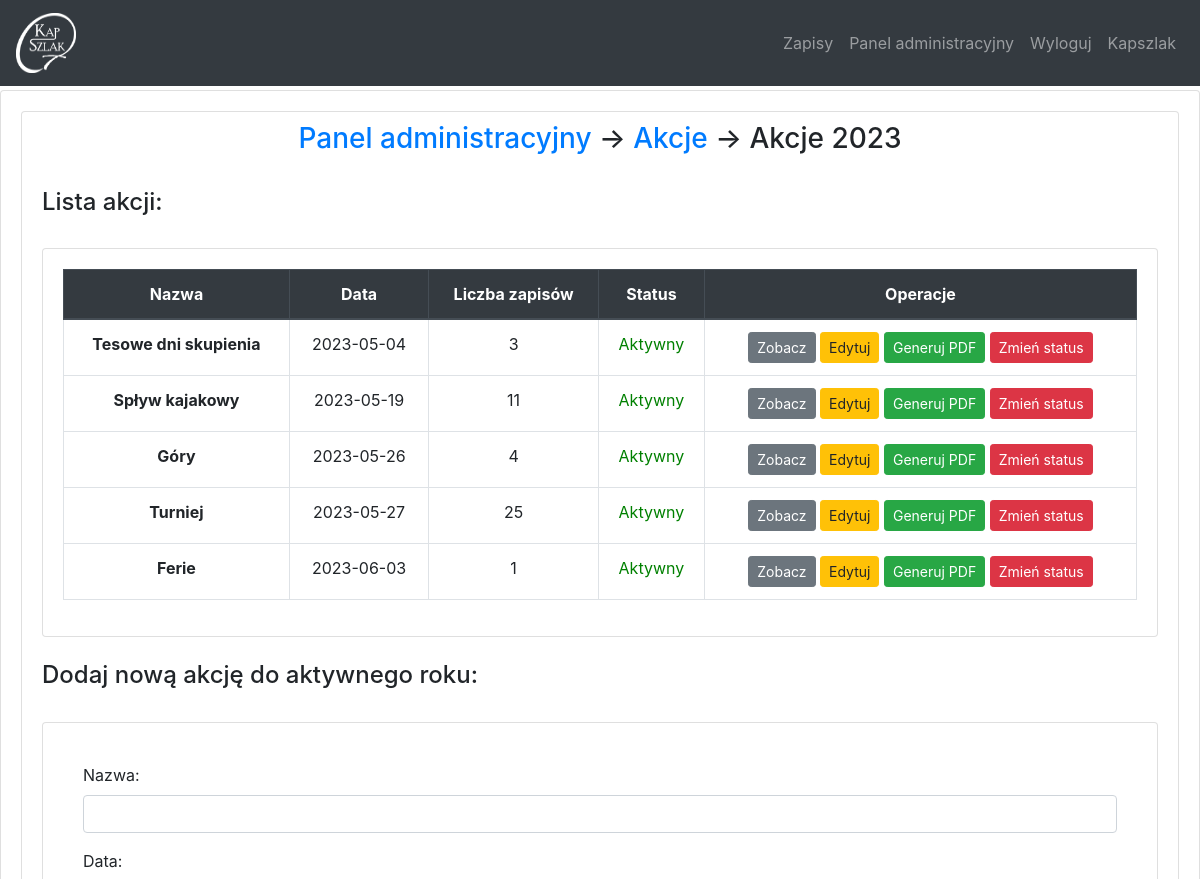
Page /dashboard/edityear (signed in, upper part) on the earlier database version.
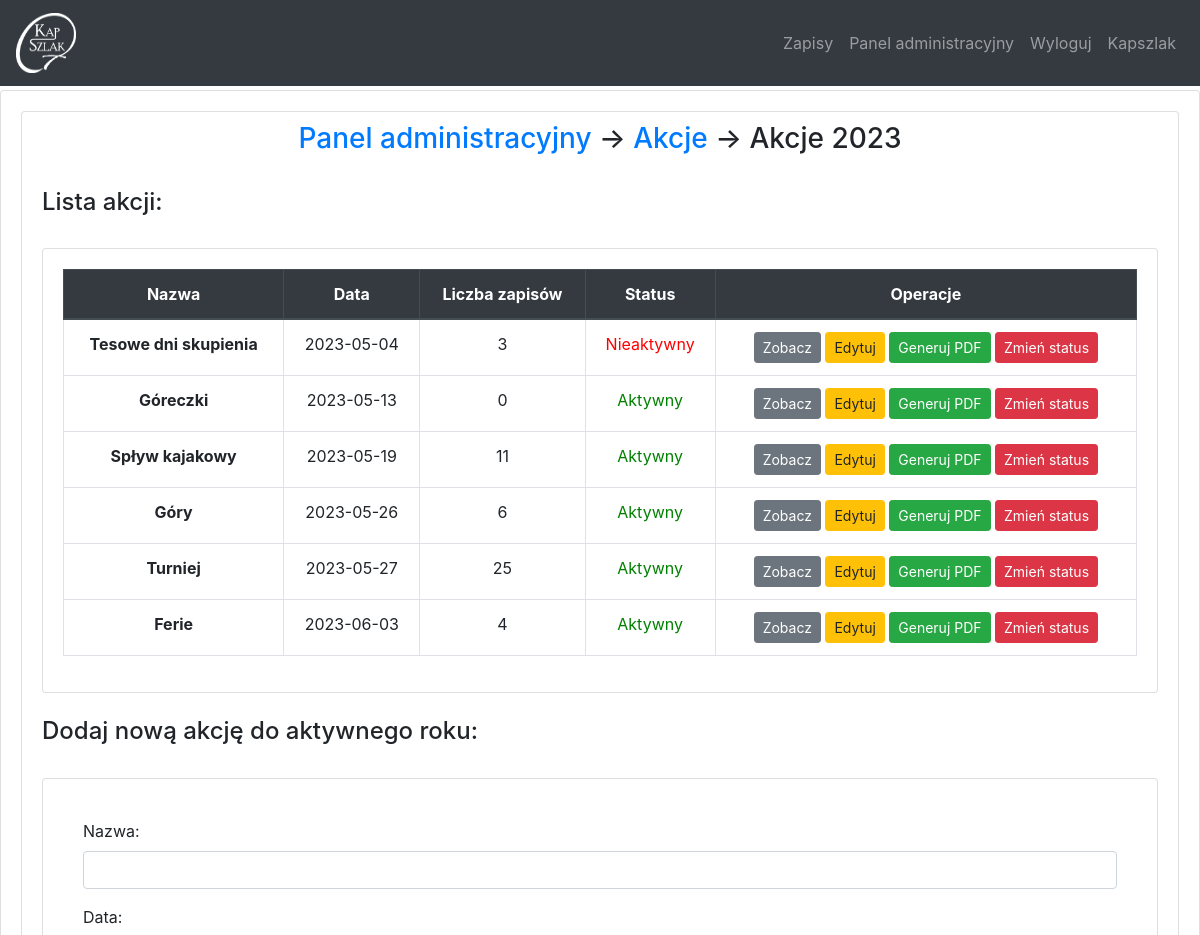
Same page on the later database version.
### website/models.py (models this page shows)
class Year(db.Model):
    id = db.Column(db.Integer, primary_key=True)
    name = db.Column(db.String(300))
    event_num = db.Column(db.Integer)
    is_active = db.Column(db.Boolean, default=True, nullable=False)
    first_add = db.Column(db.Boolean, default=False, nullable=False)
    events = db.relationship('Events', backref='year')

class Events(db.Model):
    id = db.Column(db.Integer, primary_key=True)
    year_id = db.Column(db.Integer, db.ForeignKey('year.id'))
    signup = db.relationship('Signup', backref='events')
    name = db.Column(db.String(300))
    date  = db.Column(db.Date)
    temp_id = db.Column(db.Integer)
    is_active = db.Column(db.Boolean, default=True, nullable=False)
    mail_temp = db.Column(db.String(1000))

### website/views.py (the view)
@views.route('/dashboard/edityear', methods=['GET', 'POST'])
@login_required
def edit_year():
    years = Year.query.all()
    if years:
        for item in years:
            if item.is_active:
                year = item
        if year.is_active:
            lst_events = year.events
            lst_events = sorted(lst_events, key=lambda event: event.date)
            if request.method == 'POST':
                tup = db_new_event(year)
                if tup[0]:
                    return redirect(url_for('views.edit_year'))
                else:
                    return render_template('edityear.html', years=Year.query.all(), year=year, user=current_user, lst_events=lst_events, backup=tup[1])
            return render_template('edityear.html', years=Year.query.all(), year=year, user=current_user, lst_events=lst_events)
        else:
            flash('Brak aktywnej listy akcji', category='error')
            return redirect(url_for('views.add_year'))
    else:
        flash('Najpierw dodaj rok', category='error')
        return redirect(url_for('views.add_year'))

### website/templates/edityear.html (shortened to what this page needs)
{% extends "base.html" %}
{% block content %}
	{% if year %}
<div class="card">
	<div class="card-body">
		<div class="card">
			   <h3 class="card-title" align="center"><a href ='/dashboard'>Panel administracyjny</a> -> <a href='/dashboard/events'>Akcje</a> -> {{ year.name }}</h3>
		  	<div class="card-body">
		  		<h4>Lista akcji:</h4><br>
				  <div class="card">
				    <div class="card-body">
				      <table class="table table-bordered">
                          <thead class="thead-dark" align="center">
                            <tr>
                              <th scope="col">Nazwa</th>
                              <th scope="col">Data</th>
                              <th scope="col">Liczba zapisów</th>
                              <th scope="col">Status</th>
                              <th scope="col">Operacje</th>
                            </tr>
                          </thead>
                          <tbody align="center">
                          {% for event in lst_events%}
                            <tr>
                              <th scope="row">{{ event.name }}</th>
                              <td>{{ event.date }}</td>
                              <td>{{ event.signup|length }}</td>
                              <td>{% if event.is_active %}<font color="green">Aktywny</font>{% else %}<font color="red">Nieaktywny{% endif %}</font></td>
                              <td><a href="/dashboard/eventview?event_id={{ event.id }}"><button type="button" class="btn btn-secondary btn-sm">Zobacz</button></a>
							  <a href="/dashboard/editevent?event_id={{ event.id }}"><button type="button" class="btn btn-warning btn-sm">Edytuj</button></a>
							  <a href="/pdf?event_id={{ event.id }}"><button type="button" class="btn btn-success btn-sm">Generuj PDF</button></a>
							  <a href="/event-status/{{ event.id }}"><button type="button" class="btn btn-danger btn-sm">Zmień status</button></a>
							  </td>
                            </tr>
                            {% endfor %}
                          </tbody>
                        </table>
					</div>
				</div>
				<br>
				<h4>Dodaj nową akcję do aktywnego roku:</h4><br>
				  <div class="card">
				    <div class="card-body">
				      <form method="POST">
		  		<div class="card-body">
				<div class="form-group">
					<label for="name">Nazwa:</label>
					 	<input
					      type="text"
					      class="form-control"
					      id="name"
					      name="name"
					      required="required"
					      value = "{% if backup %}{{ backup.name }}{% endif %}"
					    />
					</div>
				<div class="form-group">
					<label for="date">Data:</label>
					</div>
				</div>
					<br>
			</form>
					</div>
				</div>
			</div>
		</div>
	</div>
</div>
{% endif %}
{% endblock %}

### website/templates/base.html (shortened to what this page needs)
<!DOCTYPE html>
<html>
  <head>
    <link
      rel="stylesheet"
      href="https://stackpath.bootstrapcdn.com/bootstrap/4.4.1/css/bootstrap.min.css"
    />
    <link
      rel="stylesheet"
      href="https://stackpath.bootstrapcdn.com/font-awesome/4.7.0/css/font-awesome.min.css"
    />
    <link rel="stylesheet" href="../static/css/style.css"/>
  </head>
  <body>
  <header>
    <nav class="navbar navbar-expand-lg navbar-dark bg-dark">
      <a class="navbar-brand" href="https://kapszlak.kapucyni.pl">
            <img src="../static/img/logo.png" width="60" height="60" alt="">
            </a>
        <div class="navbar-nav ml-auto">
          {% if user.get_id() == '1' %}
          <a class="nav-item nav-link" id="signUp" href="/">Zapisy</a>
          <a class="nav-item nav-link" id="dashboard" href="/dashboard">Panel administracyjny</a>
          <a class="nav-item nav-link" id="logout" href="/logout">Wyloguj</a>
          {% endif %}
          <a class="nav-item nav-link " href="https://kapszlak.kapucyni.pl">Kapszlak</a>
        </div>
    </nav>
  </header>
        {% block content %}
          {% endblock %}
  </body>
</html>

### website/static/css/style.css (style rules this page uses)
nav { margin-bottom: 4px; }
h3 { margin-top: 10px; }
table, th, td { border: 1px solid black; border-collapse: collapse; }

Differences in the rows shown:
changed Events "Tesowe dni skupienia": is_active "Aktywny" → "Nieaktywny"
added Events: name "Góreczki", date "2023-05-13", signup|length "0", is_active "Aktywny"
computed for Events "Góry": signup|length "4" → "6"
computed for Events "Ferie": signup|length "1" → "4"
